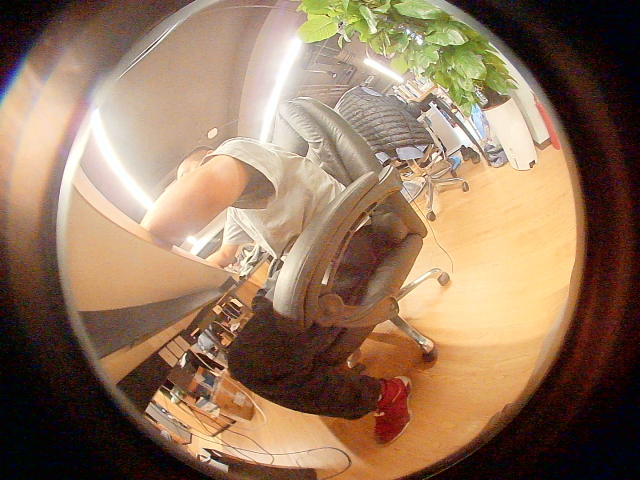
#> input picture 360/image0.jpg, 1280 x 960 px, found by its file name (shown at 1/2 size)
$ python regression.py
#> lines starting #> are read from the running program, lines starting #| are printed output that depends on the picture
# covert circular image to rectangle
# image info: 2200*220 center need to be set manuely
# since settled, everything will be fixed for the next time
# after initial, the config file will be generated, in formation of
# crop location
# matrix size
# pairs of x and y

import sys, getopt
import cv2
import numpy as np

_debug=2

"""
input:
1: source image size: it is from source image, which was hard code as 2200 pixels
2: output image size
3: field of view, unit in degree
4: camera facing vertically or horizontally.
"""
def buildMap(sz_src,sz_out,fov,qvert):
    if _debug>=1:
        print("Building map...")

    vfov=fov/180*np.pi

    """ serial version, for better understanding

    ********************* vertical position ************************
    for y in range(0,int(sz_out)):
        phi    = np.pi*(float(y)/float(sz_out-1)-0.5)
        cosPhi = np.cos(phi)
        spz    = np.sin(phi)

        for x in range(0,int(sz_out*2)):

            theta = np.pi*(float(x)/float(sz_out-1)-1)
            spx   =cosPhi*np.sin(theta);
            spy   =cosPhi*np.cos(theta);

            a_theta = np.arctan(spz/(spx+1e-20))
            a_phi   = np.arctan(np.sqrt(spx*spx+spz*spz)/(spy+1e-20))
            r=sz_src*a_phi/vfov

            if spy<0:
                r=sz_src*180/fov-abs(r)

            if spx<0:
                r=-r

            xS = int(0.5*sz_src+r*np.cos(a_theta))
            yS = int(0.5*sz_src+r*np.sin(a_theta))

            map_x.itemset((y,x),xS)
            map_y.itemset((y,x),yS)

    ********************* horizontal posiation *********************

    for y in range(0,int(sz_out)):
        phi    = np.pi*(float(y)/float(sz_out-1))
        sinPhi = np.sin(phi)

        for x in range(0,int(sz_out*2)):

            theta = np.pi*(float(x)/float(sz_out)-1)
            r=sz_src*phi/vfov

            xS = int(0.5*sz_src+r*np.cos(theta))
            yS = int(0.5*sz_src+r*np.sin(theta))

            map_x.itemset((y,x),xS)
            map_y.itemset((y,x),yS)

    """

    map_x = np.zeros((sz_out,sz_out*2),np.float32)
    map_y = np.zeros((sz_out,sz_out*2),np.float32)
    # vectorizion version
    if qvert:
        Phi       = np.pi*(np.arange(float(  sz_out))/float(sz_out-1)-0.5)
        Theta     = np.pi*(np.arange(float(2*sz_out))/float(sz_out-1)-1)
        CosPhi    = np.cos(Phi)

        Spx       = np.dot(CosPhi[:].reshape(sz_out,1),np.sin(Theta).reshape(1,2*sz_out))
        Spy       = np.dot(CosPhi[:].reshape(sz_out,1),np.cos(Theta).reshape(1,2*sz_out))
        Spz       = np.sin(Phi)

        R         = sz_src * np.arctan(np.sqrt(Spx*Spx+(Spz*Spz)[:].reshape(sz_out,1))/(Spy+1e-20))/vfov
        # Fixing arctan range
        halfOutSz = int(sz_out/2)
        aPhiMod   = np.append(np.append(np.ones(halfOutSz),np.zeros(sz_out-1)),np.ones(halfOutSz+1))*sz_src*180/fov
        R         = (R + aPhiMod) * np.append(np.ones(sz_out-1)*-1,np.ones(sz_out+1))   # fixed atan problem

        aTheta    = np.arctan(Spz[:].reshape(sz_out,1)/(Spx+1e-20))
        map_x     = 0.5*sz_src+(R*np.cos(aTheta)).astype('float32')
        map_y     = 0.5*sz_src+(R*np.sin(aTheta)).astype('float32')

    else:
        Phi       = np.pi*(np.arange(float(sz_out))/float(sz_out-1))
        Theta     = np.pi*(np.arange(float(2*sz_out))/float(sz_out-1)-1)
        R         = sz_src*Phi/vfov

        map_x     = 0.5*sz_src+(np.dot(R[:].reshape(sz_out,1),np.cos(Theta).reshape(1,2*sz_out))).astype('float32')
        map_y     = 0.5*sz_src+(np.dot(R[:].reshape(sz_out,1),np.sin(Theta).reshape(1,2*sz_out))).astype('float32')

    return map_x, map_y


def unwarp(img,xmap,ymap):
    rst=cv2.remap(img,xmap,ymap,cv2.INTER_LINEAR)
    return rst


def crop(img,left,top,sz):
    crop_img = img[top:top+sz, left:left+sz]
    return crop_img

def main():
    imgFile = 'image0.jpg'

    if _debug>=1:
        print('Front file is: ', imgFile)

    img = cv2.imread(imgFile,cv2.IMREAD_COLOR)
#> img is the input picture: shape (960, 1280, 3); mean B, G, R 92.5, 117.4, 146.5

    sz_src   = 960   # source image size in pixel after squaring
    sz_out   = 960   # output pano image hight in pixel
    ml       = 160    # modified pixels from left
    mt       = 0      # modified pixels from top
    fov      = float(210)

    # square the image, better to get full circular image
    rows= img.shape
#> rows = (960, 1280, 3)
    # atop = 170        # modified pixels from top
    atop = 0
    abottom = sz_src-atop-rows[0]
#> abottom = 0
    if _debug>=1:
        print("rows:%d" % (rows[0]))
#| rows:960

    img = crop(img,ml,mt,sz_src)
#> in crop, `crop_img = img[top:top+sz, left:left+sz]`:
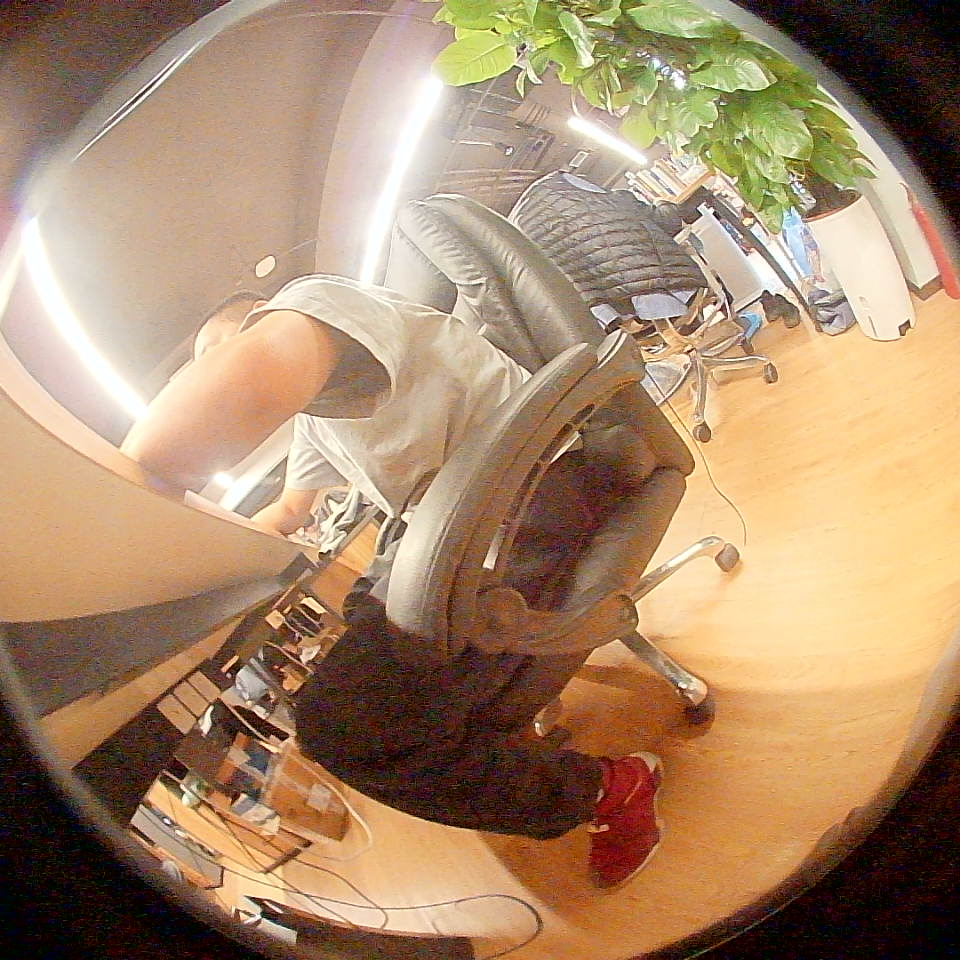
#> crop_img: shape (960, 960, 3); mean B, G, R 107.8, 138, 169
    M = np.float32([[1,0,0],[0,1,atop]])
    img = cv2.warpAffine(img,M,(960,960))
    # rotated the image.
    # img=np.rot90(img)
    # img=np.rot90(img)
    # img=np.rot90(img)

    if _debug>=2:
        cv2.imwrite("resizecroped.png",img)

    if _debug>=1:
        print("cropped image size: %d*%d pixels " % (sz_src,sz_src))

    # build map
    mapx,mapy = buildMap(sz_src,sz_out,fov,True)

    # apply map and output image
    img = unwarp(img,mapx,mapy)
#> in unwarp, `rst=cv2.remap(img,xmap,ymap,cv2.INTER_LINEAR)`:
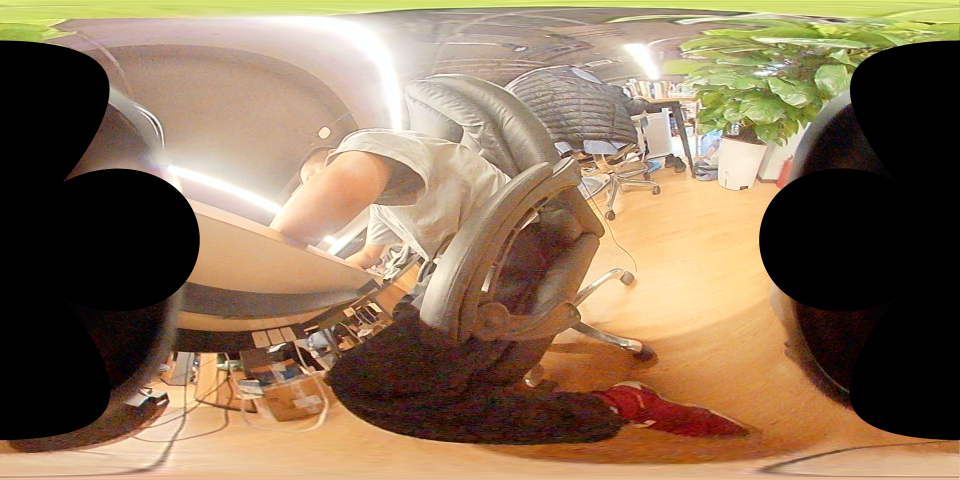
#> rst: shape (960, 1920, 3) (shown at 1/2 size); mean B, G, R 88, 114.5, 138.5
    cv2.imwrite("regression.png",img)


if __name__ == "__main__":
   main()

$ run again, with 360/image2.jpg copied over 360/image0.jpg
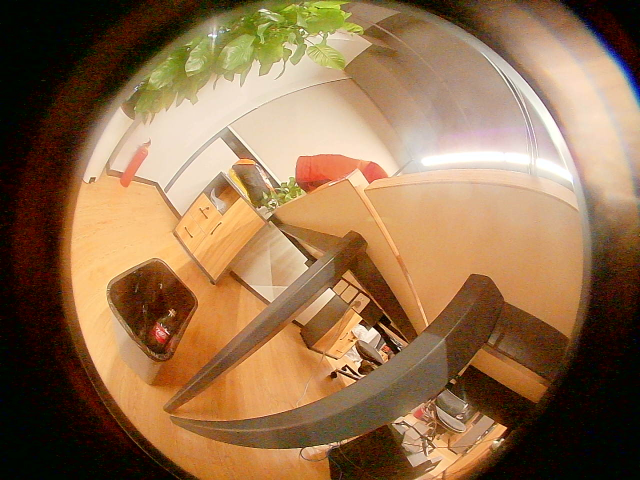
#> input picture 360/image2.jpg, 1280 x 960 px, found by its file name (shown at 1/2 size)
#> in main, img is the input picture: shape (960, 1280, 3); mean B, G, R 77.5, 111.6, 145.9
#| rows:960
#> in crop, `crop_img = img[top:top+sz, left:left+sz]`:
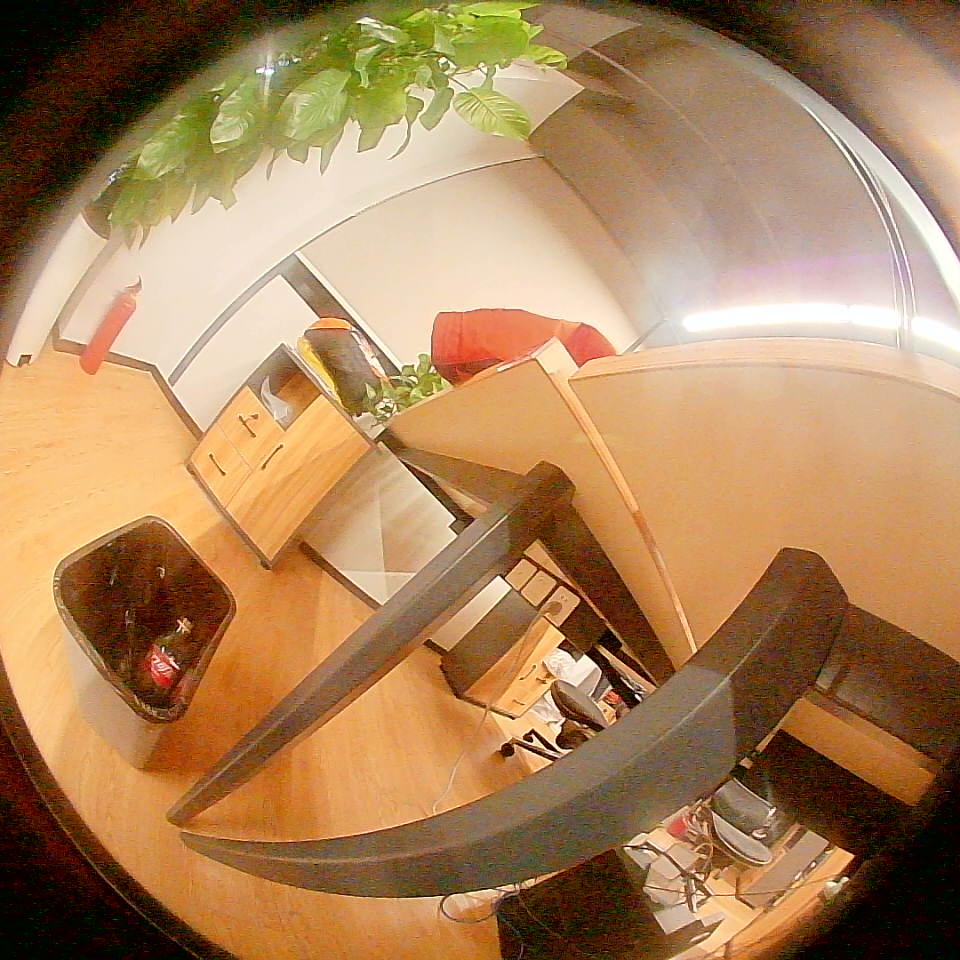
#> crop_img: shape (960, 960, 3); mean B, G, R 90.5, 131.6, 170.9
#> in unwarp, `rst=cv2.remap(img,xmap,ymap,cv2.INTER_LINEAR)`:
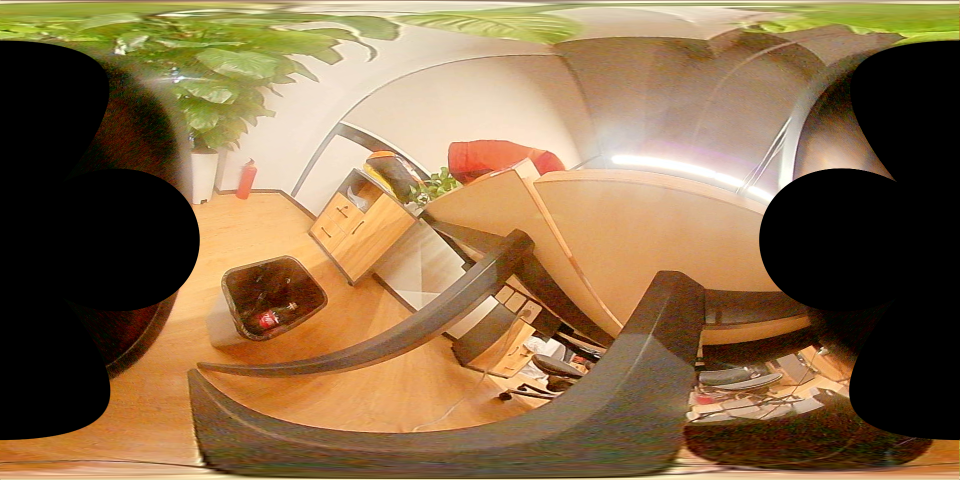
#> rst: shape (960, 1920, 3) (shown at 1/2 size); mean B, G, R 72.4, 107.3, 135.5

$ run again, with 360/image34.jpg copied over 360/image0.jpg
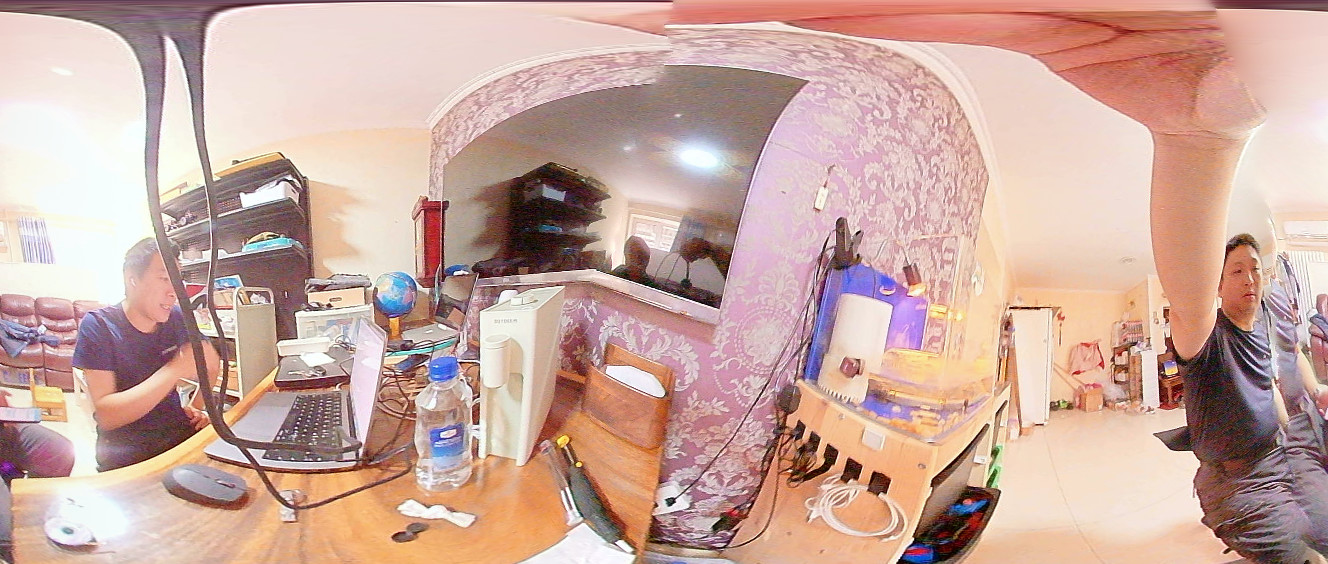
#> input picture 360/image34.jpg, 1328 x 564 px, found by its file name
#> in main, img is the input picture: shape (564, 1328, 3); mean B, G, R 159.7, 169.6, 202.8
#| rows:564
#> in main, `img = cv2.warpAffine(img,M,(960,960))`:
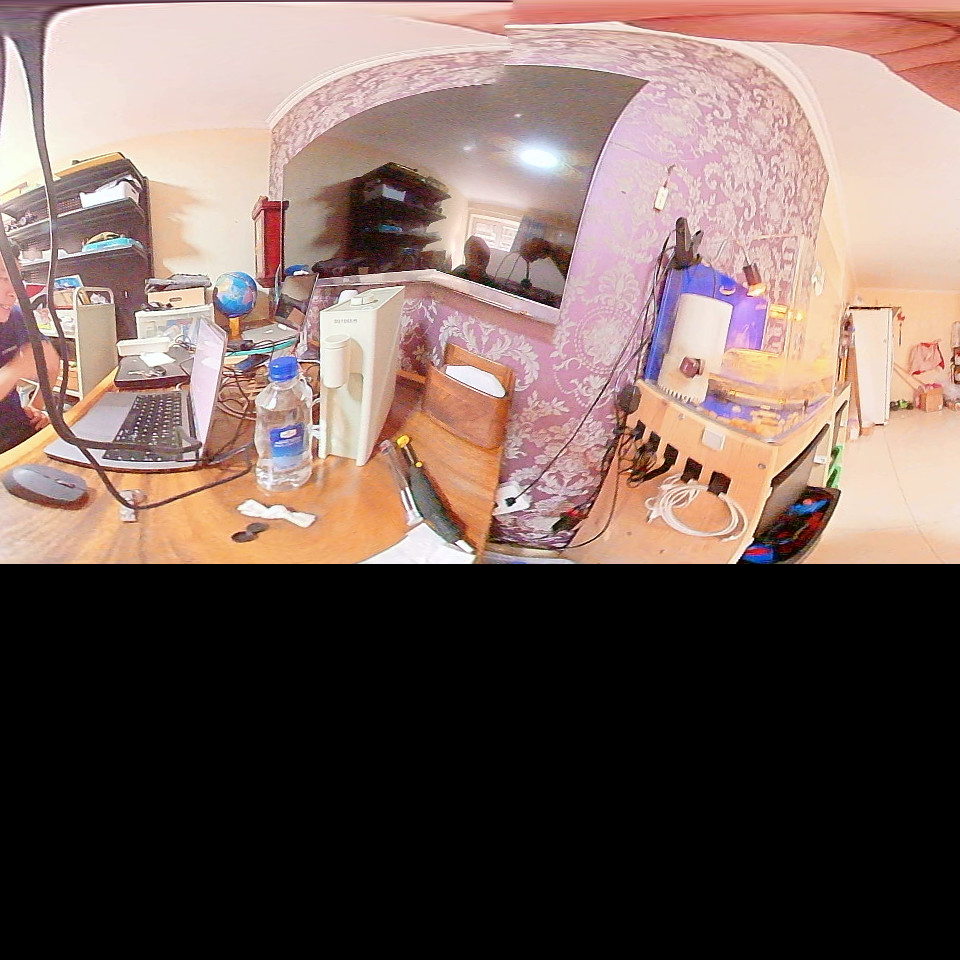
#> img: shape (960, 960, 3); mean B, G, R 92.5, 98.9, 119.3
#> in unwarp, `rst=cv2.remap(img,xmap,ymap,cv2.INTER_LINEAR)`:
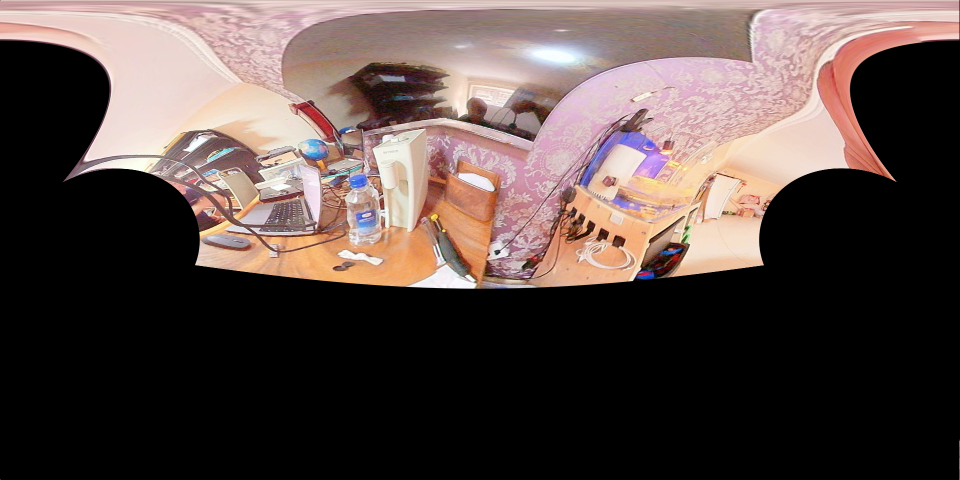
#> rst: shape (960, 1920, 3) (shown at 1/2 size); mean B, G, R 69.4, 73.1, 87.6

$ run again, with 360/21 - 21-2.jpg copied over 360/image0.jpg
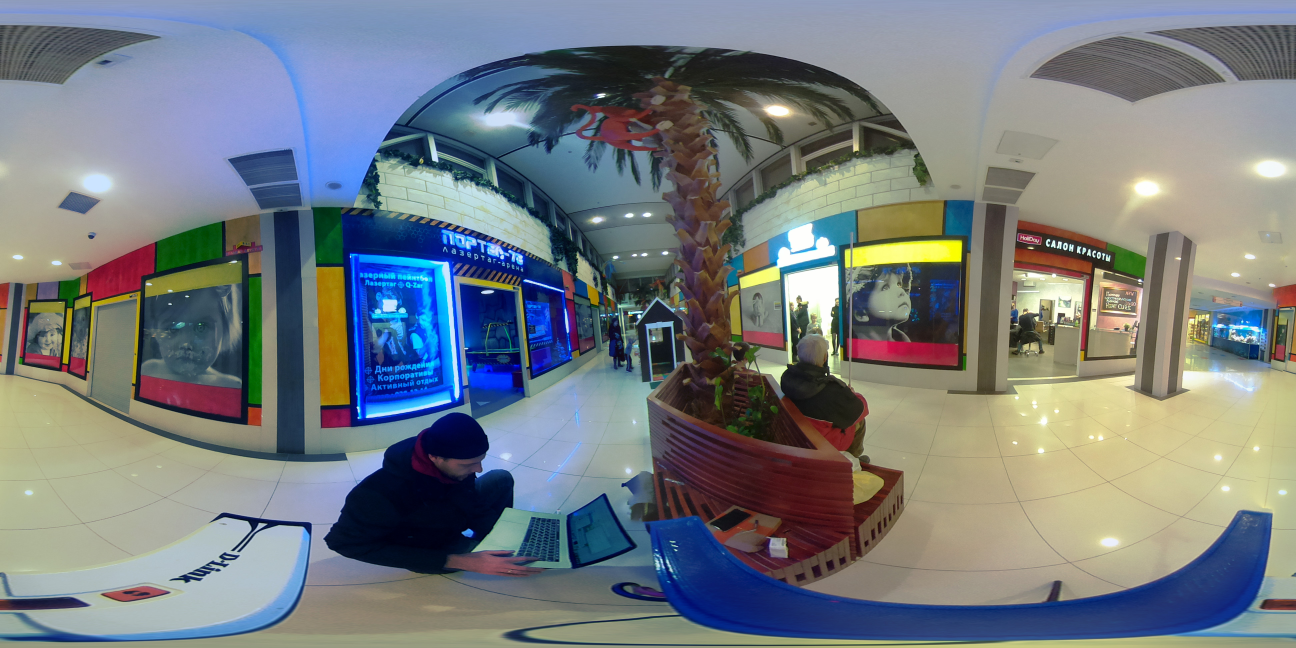
#> input picture 360/21 - 21-2.jpg, 3888 x 1944 px, found by its file name (shown at 1/3 size)
#> in main, img is the input picture: shape (1944, 3888, 3); mean B, G, R 128.2, 123.8, 117.2
#| rows:1944
#> in crop, `crop_img = img[top:top+sz, left:left+sz]`:
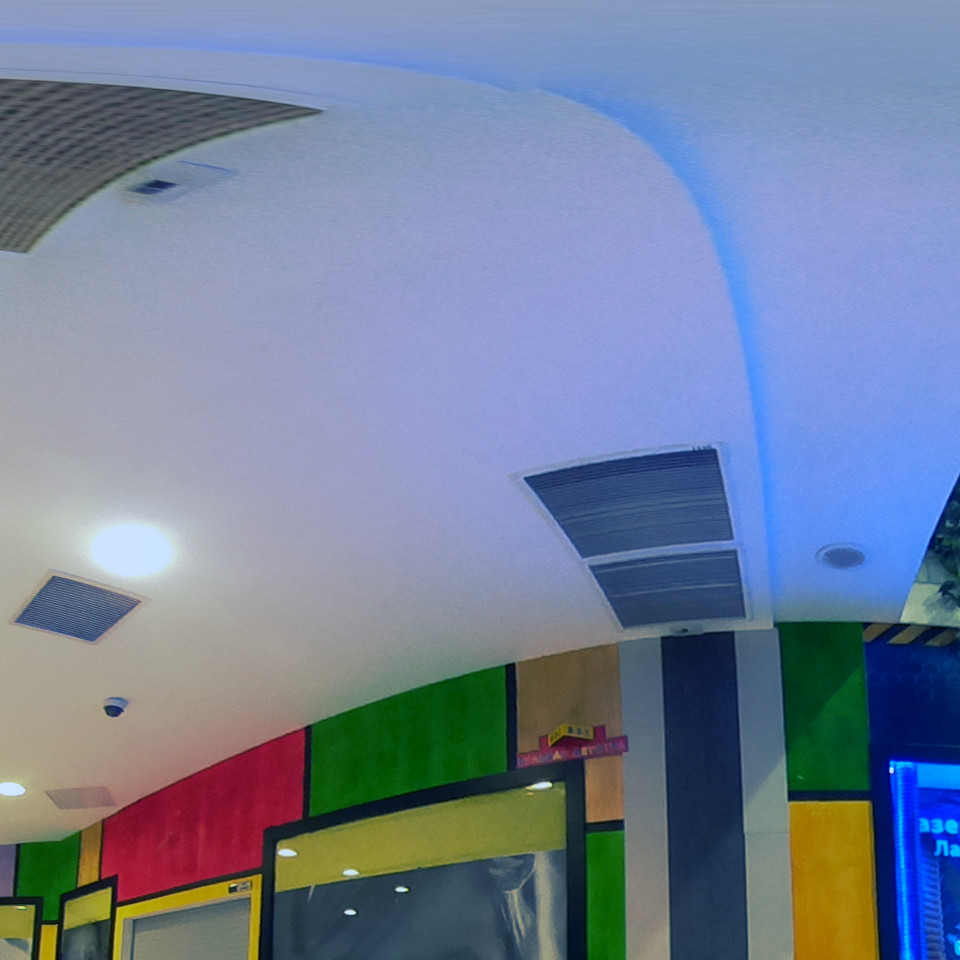
#> crop_img: shape (960, 960, 3); mean B, G, R 153.8, 128.6, 115
#> in unwarp, `rst=cv2.remap(img,xmap,ymap,cv2.INTER_LINEAR)`:
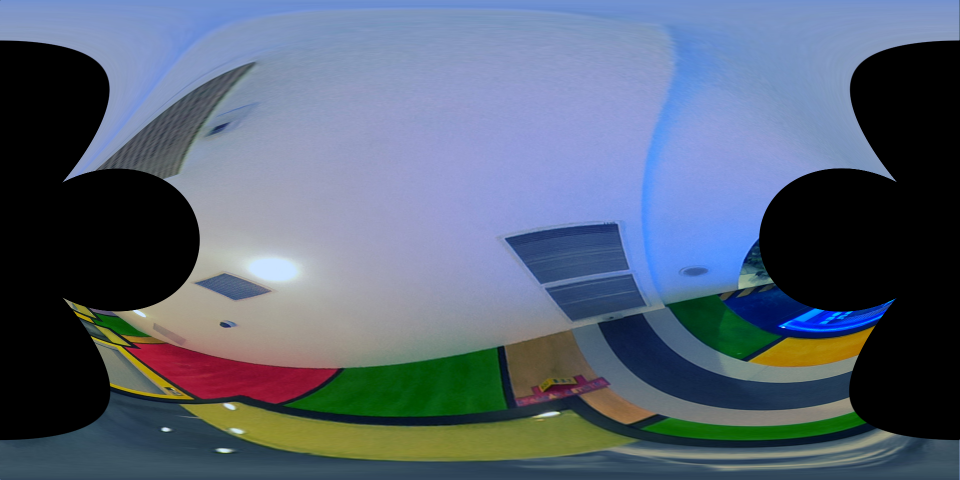
#> rst: shape (960, 1920, 3) (shown at 1/2 size); mean B, G, R 116.5, 98.5, 86.3
